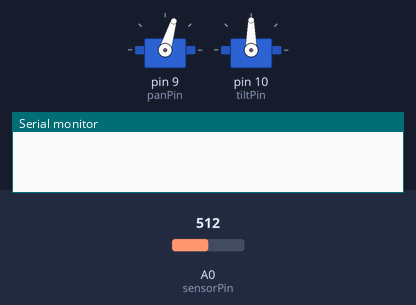
The sketch below on a simulated Arduino Uno, built with avr-gcc and run on an emulated ATmega328P. On the bench: 2 × servo, the last lines printed to the serial monitor. The inputs (shaded band) are chosen by the test bench; at power-on: A0 (sensorPin) = 512.

Above: at 0.1 s.
At 9.25 s:
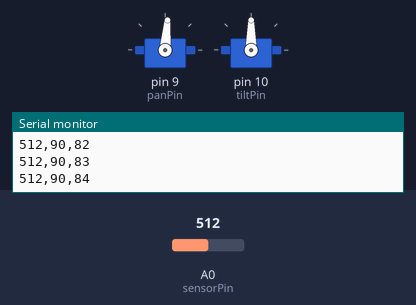
At 11.4 s:
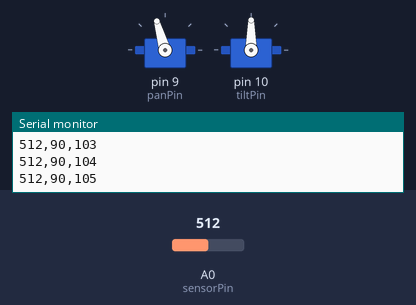
Timing chart, 0 to 12.9 s (numbered marks = the images above):
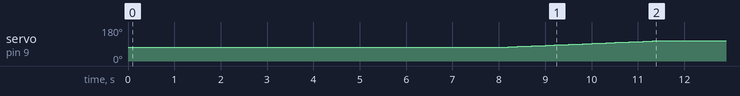

Measured:
- by itself, servo on pin 9 (panPin): moves from 73° to 106° over 3.2 s

The sketch:

1_servo_code.ino
```cpp
//Need to use the servo library
#include <Servo.h>

//Setting up servos
Servo servoPan;
Servo servoTilt;

//Setting pin numbers for both servos and sensor
const int panPin = 9;
const int tiltPin = 10;
const int sensorPin = 0;

//Setting initial angles for tilt and pan, and final angle for pan
const int tiltIn = 90;
const int panIn = 73;
const int panEnd = 107;

//Initializing variable to stop mechanism - will get set to true when the scan is completed
bool done = false;

//Declaring variable for the distance read by sensor
int dist;

void setup() {
  //Attaching servos to the correct pins
  servoPan.attach(panPin);
  servoTilt.attach(tiltPin);

  //Setting the servos to initial angles
  servoPan.write(panIn);
  servoTilt.write(tiltIn);

  //Setting the sensor to be an input
  pinMode(sensorPin, INPUT);

  //Starting serial communication
  Serial.begin(9600);

}

void loop() {

  //Delays start in order to be able to run MATLAB script
  delay(8000);

  //Checks if done is false - if not, skips to end of loop
  if (!done){
      //Loops through all pan angles
      for (int j = panIn; j < panEnd; j++){
        //Pans 1 degree and transmits data
        pan(j);
        transmit(tiltIn, j);
      }
    }
    //Once scan is complete, set done to true so it doesn't repeat
    done = true;

}

//Function to pan the servo - takes in angle and writes it to the servo
void pan(int panAngle){
  servoPan.write(panAngle);
  delay(100);
}

//Function to transmit information to MATLAB via serial communication
//tiltAngle is always the same because we are only using the pan servo
void transmit(int tiltAngle, int panAngle){

  //Finds sensor reading
  dist = analogRead(sensorPin);

  //Transmits sensor reading and both servo angles, separated by commas for easy splitting later
  Serial.print(dist);
  Serial.print(",");
  Serial.print(tiltAngle);
  Serial.print(",");
  Serial.println(panAngle);
}
```
